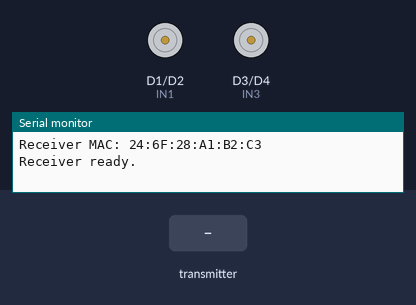
A sketch run on a simulated ESP8266 (NodeMCU). Shown: motor-driver pin pairs drawn as motors (green arrow = first pin HIGH = forward, orange = second pin HIGH = backward, longer = more drive, scaled by the enable pin), the last lines printed to the serial monitor. Inputs (shaded band) come from the test bench.

Above: at 1.2 s.
1.3 s: the transmitter starts sending throttle = 256
At 1.6 s:
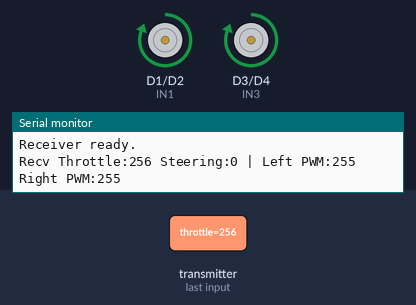
2.8 s: the transmitter starts sending steering = 256
At 4.0 s:
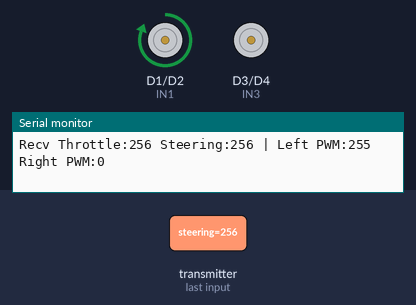
4.3 s: the transmitter starts sending throttle = 0
At 5.1 s:
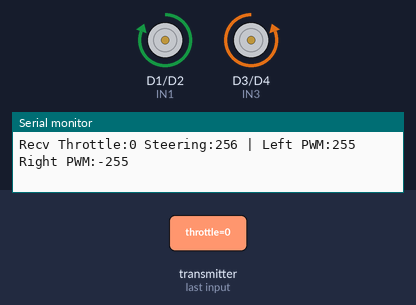
5.8 s: the transmitter starts sending throttle = 512
At 6.2 s:
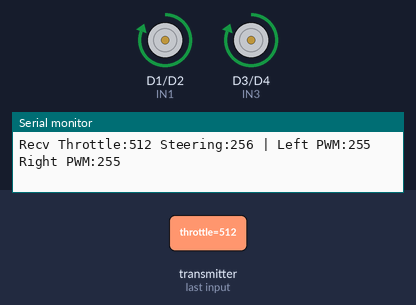
7.3 s: the transmitter starts sending steering = 512
At 8.6 s:
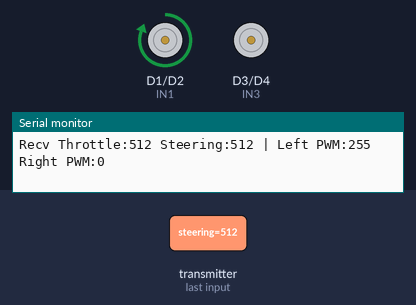
Timing chart, 0 to 9.8 s (numbered marks = the images above; inputs shaded):
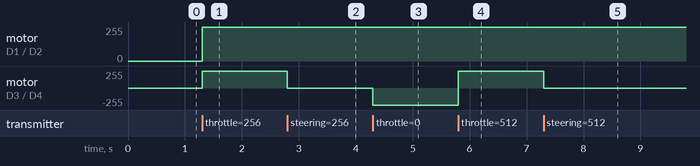

The sketch:

food_bot_receiver.ino
```cpp
/*
  RC Car Receiver - NodeMCU (ESP8266)
  ------------------------------------------------
  Receives throttle (Y) and steering (X) values via ESP-NOW
  from the transmitter, mixes them arcade-style, and drives
  a 2-channel L298N motor driver (4 motors, 2 in parallel per side).

  Pure ESP-NOW only - no WiFi network connection, no web dashboard.

  WIRING:
    L298N IN1 -> D1
    L298N IN2 -> D2
    L298N IN3 -> D3
    L298N IN4 -> D4
    L298N ENA -> D5  (PWM - left side speed)
    L298N ENB -> D6  (PWM - right side speed)
    L298N GND -> NodeMCU GND (must share common ground)
    L298N +12V -> motor battery pack
*/

#include <ESP8266WiFi.h>
#include <espnow.h>

// ---------- Motor driver pins ----------
#define IN1 D1
#define IN2 D2
#define IN3 D3
#define IN4 D4
#define ENA D5   // Left side speed (PWM)
#define ENB D6   // Right side speed (PWM)

// ---------- Trim (compensate for motor speed mismatch) ----------
// If the car curves one way when going straight, reduce the trim value
// on the FASTER side (e.g. 0.85 = 85% power) until it drives straight.
// Start both at 1.0, then adjust only the side that's too fast.
const float LEFT_TRIM  = 1.0;
const float RIGHT_TRIM = 1.0;
typedef struct {
  int throttle; // -100 to 100 (Y axis)
  int steering; // -100 to 100 (X axis)
} JoyData;

JoyData incoming;

unsigned long lastReceiveTime = 0;
const unsigned long FAILSAFE_TIMEOUT = 500; // ms - stop car if signal lost

void setMotor(int side_IN_A, int side_IN_B, int enPin, int speedVal) {
  // speedVal: -255 to 255 (negative = reverse, positive = forward)
  speedVal = constrain(speedVal, -255, 255);

  if (speedVal == 0) {
    // True stop: both direction pins LOW, not just relying on PWM=0.
    // Important if your L298N's ENA/ENB has a jumper permanently tying
    // it HIGH - in that case direction pins alone control the motor.
    digitalWrite(side_IN_A, LOW);
    digitalWrite(side_IN_B, LOW);
    analogWrite(enPin, 0);
    return;
  }

  if (speedVal > 0) {
    digitalWrite(side_IN_A, HIGH);
    digitalWrite(side_IN_B, LOW);
  } else {
    digitalWrite(side_IN_A, LOW);
    digitalWrite(side_IN_B, HIGH);
    speedVal = -speedVal;
  }
  analogWrite(enPin, speedVal);
}

void stopMotors() {
  analogWrite(ENA, 0);
  analogWrite(ENB, 0);
  digitalWrite(IN1, LOW);
  digitalWrite(IN2, LOW);
  digitalWrite(IN3, LOW);
  digitalWrite(IN4, LOW);
}

// ESP-NOW receive callback
void onDataRecv(uint8_t *mac, uint8_t *incomingData, uint8_t len) {
  memcpy(&incoming, incomingData, sizeof(incoming));
  lastReceiveTime = millis();

  // ---- Arcade mixing ----
  // throttle: -100 (full reverse) to 100 (full forward)
  // steering: -100 (full left) to 100 (full right)
  int left  = incoming.throttle + incoming.steering;
  int right = incoming.throttle - incoming.steering;

  // Map from joystick range (-100..100, but mixed can exceed) to PWM (-255..255)
  left  = map(constrain(left, -100, 100), -100, 100, -255, 255);
  right = map(constrain(right, -100, 100), -100, 100, -255, 255);

  // Apply trim to compensate for motor speed mismatch
  left  = (int)(left * LEFT_TRIM);
  right = (int)(right * RIGHT_TRIM);

  Serial.printf("Recv Throttle:%d Steering:%d | Left PWM:%d Right PWM:%d\n",
    incoming.throttle, incoming.steering, left, right);

  setMotor(IN1, IN2, ENA, left);   // left side pair
  setMotor(IN3, IN4, ENB, right);  // right side pair
}

void setup() {
  Serial.begin(115200);

  pinMode(IN1, OUTPUT);
  pinMode(IN2, OUTPUT);
  pinMode(IN3, OUTPUT);
  pinMode(IN4, OUTPUT);
  pinMode(ENA, OUTPUT);
  pinMode(ENB, OUTPUT);
  stopMotors();

  WiFi.mode(WIFI_STA);
  Serial.print("Receiver MAC: ");
  Serial.println(WiFi.macAddress());

  if (esp_now_init() != 0) {
    Serial.println("ESP-NOW init failed");
    return;
  }

  esp_now_set_self_role(ESP_NOW_ROLE_SLAVE);
  esp_now_register_recv_cb(onDataRecv);

  Serial.println("Receiver ready.");
}

void loop() {
  // Failsafe: if no data received recently, stop the car
  if (millis() - lastReceiveTime > FAILSAFE_TIMEOUT) {
    stopMotors();
  }
}
```

Measured:
- after the input at 1.3 s, motor on D1 (IN1) / D2 (IN2), motor on D3 (IN3) / D4 (IN4): stopped → forward 255/255 at once
- after the input at 2.8 s, motor on D3 (IN3) / D4 (IN4): forward 255/255 → stopped at once
- after the input at 4.3 s, motor on D3 (IN3) / D4 (IN4): stopped → backward 255/255 at once
- after the input at 5.8 s, motor on D3 (IN3) / D4 (IN4): backward 255/255 → forward 255/255 at once
- after the input at 7.3 s, motor on D3 (IN3) / D4 (IN4): forward 255/255 → stopped at once
